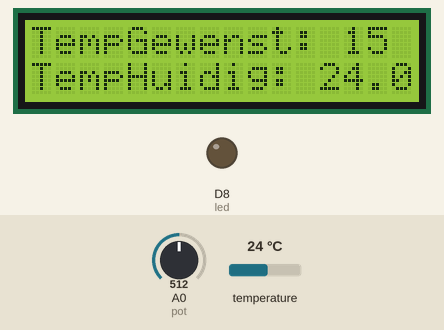
A sketch run on a simulated ESP8266 (NodeMCU). Shown: 16×2 character LCD, output pins drawn as LEDs (lit = HIGH). Inputs (shaded band) come from the test bench; at power-on: temperature 24 °C, A0 (pot) = 512. What the sketch prints to the serial monitor is not drawn.

Above: at 1.2 s.
1.3 s: temperature set to 15.6 °C
At 2.1 s:
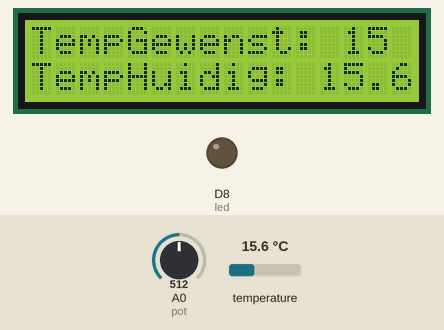
2.8 s: temperature set to 14.5 °C
At 3.6 s:
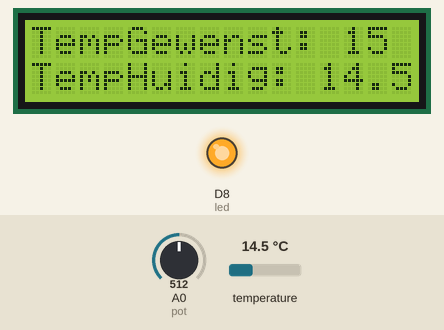
4.3 s: A0 (pot) set to 716
At 5.1 s:
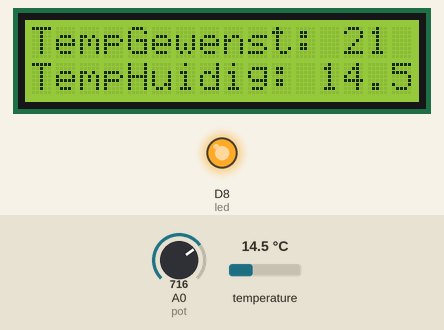
5.8 s: A0 (pot) set to 900
At 6.5 s:
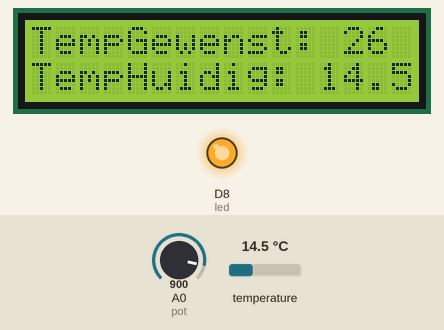
7.3 s: temperature set to 12 °C
At 8.1 s:
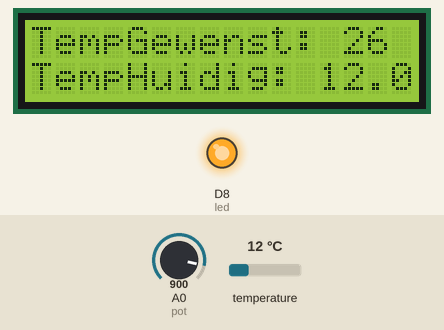
8.8 s: A0 (pot) set to 1023
At 9.6 s:
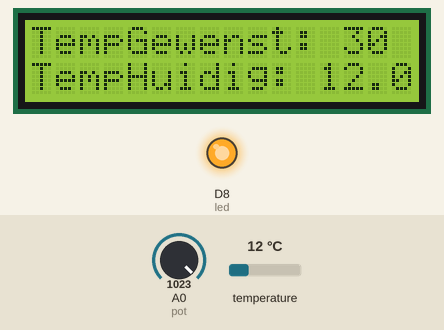
Timing chart, 0 to 11.3 s (numbered marks = the images above; inputs shaded):
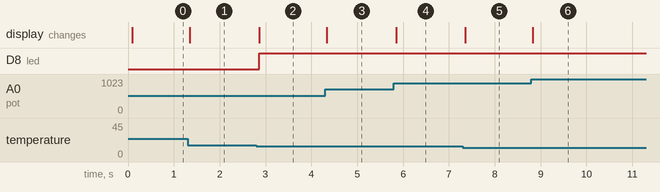

The sketch:

Evaluatie_week5.ino
```cpp
#include <Adafruit_BMP280.h>
#include <Wire.h>
#include <LiquidCrystal_I2C.h>

Adafruit_BMP280 bmp; // I2C Interface

LiquidCrystal_I2C lcd(0x27, 16, 2); // LCD display

uint8_t led = D8;
uint8_t pot = A0;


void setup() {
  Serial.begin(115200);
  Serial.println(F("BMP280 test"));

  pinMode(led, OUTPUT);
  pinMode(pot, INPUT);

  lcd.begin();
  lcd.backlight();
  lcd.clear();

  if (!bmp.begin()) {
    Serial.println(F("Could not find a valid BMP280 sensor, check wiring!"));
    while (1);
  }

  /* Default settings from datasheet. */
  bmp.setSampling(Adafruit_BMP280::MODE_NORMAL,     /* Operating Mode. */
                  Adafruit_BMP280::SAMPLING_X2,     /* Temp. oversampling */
                  Adafruit_BMP280::SAMPLING_X16,    /* Pressure oversampling */
                  Adafruit_BMP280::FILTER_X16,      /* Filtering. */
                  Adafruit_BMP280::STANDBY_MS_500); /* Standby time. */
}

void loop() {
    int potValue = analogRead(pot);
    float temperature = bmp.readTemperature();

    potValue = map(potValue, 0,1024, 0, 30);

    lcd.setCursor(0, 0);
    lcd.print("TempGewenst: ");
    lcd.print(potValue);
    lcd.setCursor(0, 12);
    lcd.print("TempHuidig: ");
    lcd.print(temperature);

    if(temperature < potValue){
      digitalWrite(led, HIGH);
    }
    else{
      digitalWrite(led, LOW);
    }

    Serial.print(F("Temperature = "));
    Serial.print(temperature);
    Serial.println(" *C");
    Serial.print("Potentiometer: ");
    Serial.println(potValue);
    Serial.println(" ");
}
```

Measured:
- the behaviour switches between 15 and 14.9 °C on temperature (found by bisection; images 1 and 2)
- after the input at 1.3 s, the display: changes after 0.05 s (image 1)
- after the input at 2.8 s, D8 (led): LOW → HIGH after 0.06 s; the display: changes after 0.06 s (image 2)
- after the input at 4.3 s, the display: changes at once (image 3)
- after the input at 5.8 s, the display: changes after 0.05 s (image 4)
- after the input at 7.3 s, the display: changes after 0.06 s (image 5)
- after the input at 8.8 s, the display: changes at once (image 6)
